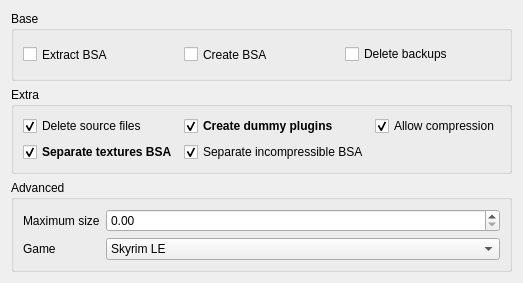
      <widget class="QWidget" name="bsaTab">
       <attribute name="title">
        <string>BSA</string>
       </attribute>
       <layout class="QVBoxLayout" name="verticalLayout_2">
        <item>
         <widget class="QGroupBox" name="bsaBaseGroupBox">
          <property name="sizePolicy">
           <sizepolicy hsizetype="Minimum" vsizetype="Fixed">
            <horstretch>0</horstretch>
            <verstretch>0</verstretch>
           </sizepolicy>
          </property>
          <property name="title">
           <string>Base</string>
          </property>
          <property name="checkable">
           <bool>false</bool>
          </property>
          <layout class="QGridLayout" name="gridLayout_5">
           <item row="0" column="2">
            <widget class="QCheckBox" name="bsaCreateCheckbox">
             <property name="sizePolicy">
              <sizepolicy hsizetype="Preferred" vsizetype="Expanding">
               <horstretch>0</horstretch>
               <verstretch>0</verstretch>
              </sizepolicy>
             </property>
             <property name="minimumSize">
              <size>
               <width>100</width>
               <height>29</height>
              </size>
             </property>
             <property name="cursor">
              <cursorShape>WhatsThisCursor</cursorShape>
             </property>
             <property name="toolTip">
              <string>&lt;html&gt;&lt;head/&gt;&lt;body&gt;&lt;p&gt;&lt;span&gt;Creates a new BSA, packing the existing loose files. &lt;/span&gt;&lt;span style=&quot; font-weight:600;&quot;&gt;Warning&lt;/span&gt;. If you enable this option, the process will be considerably slowed down.&lt;/p&gt;&lt;/body&gt;&lt;/html&gt;</string>
             </property>
             <property name="text">
              <string>Create BSA</string>
             </property>
            </widget>
           </item>
           <item row="0" column="0">
            <widget class="QCheckBox" name="bsaExtractCheckBox">
             <property name="sizePolicy">
              <sizepolicy hsizetype="Preferred" vsizetype="Expanding">
               <horstretch>0</horstretch>
               <verstretch>0</verstretch>
              </sizepolicy>
             </property>
             <property name="minimumSize">
              <size>
               <width>100</width>
               <height>29</height>
              </size>
             </property>
             <property name="cursor">
              <cursorShape>WhatsThisCursor</cursorShape>
             </property>
             <property name="toolTip">
              <string>&lt;html&gt;&lt;head/&gt;&lt;body&gt;&lt;p&gt;Extracts any BSAs present in the mod folder. &lt;span style=&quot; font-weight:600;&quot;&gt;Warning&lt;/span&gt;. If you enable this option, the process will be considerably slowed down.&lt;/p&gt;&lt;/body&gt;&lt;/html&gt;</string>
             </property>
             <property name="text">
              <string>Extract BSA</string>
             </property>
            </widget>
           </item>
           <item row="0" column="3">
            <widget class="QCheckBox" name="bsaDeleteBackupsCheckbox">
             <property name="sizePolicy">
              <sizepolicy hsizetype="Preferred" vsizetype="Fixed">
               <horstretch>0</horstretch>
               <verstretch>0</verstretch>
              </sizepolicy>
             </property>
             <property name="minimumSize">
              <size>
               <width>100</width>
               <height>0</height>
              </size>
             </property>
             <property name="cursor">
              <cursorShape>WhatsThisCursor</cursorShape>
             </property>
             <property name="toolTip">
              <string>&lt;html&gt;&lt;head/&gt;&lt;body&gt;&lt;p&gt;By default, a backup of existing bsa is created. Enabling this option will disable those backups.&lt;/p&gt;&lt;/body&gt;&lt;/html&gt;</string>
             </property>
             <property name="text">
              <string>Delete backups </string>
             </property>
            </widget>
           </item>
          </layout>
         </widget>
        </item>
        <item>
         <widget class="QGroupBox" name="groupBox_2">
          <property name="title">
           <string>Extra</string>
          </property>
          <layout class="QGridLayout" name="gridLayout_6">
           <item row="0" column="1">
            <widget class="QCheckBox" name="bsaDeleteSourceCheckbox">
             <property name="toolTip">
              <string>&lt;html&gt;&lt;head/&gt;&lt;body&gt;&lt;p&gt;Whether CAO will delete the files it packed into BSAs or leave them.&lt;/p&gt;&lt;/body&gt;&lt;/html&gt;</string>
             </property>
             <property name="text">
              <string>Delete source files</string>
             </property>
             <property name="checked">
              <bool>true</bool>
             </property>
            </widget>
           </item>
           <item row="0" column="2">
            <widget class="QCheckBox" name="bsaCreateDummiesCheckbox">
             <property name="font">
              <font>
               <bold>true</bold>
               <kerning>true</kerning>
              </font>
             </property>
             <property name="toolTip">
              <string>&lt;html&gt;&lt;head/&gt;&lt;body&gt;&lt;p&gt;Dummy plugins are almost always necessary. Disabling creation also removes existing Dummy Plugins whose bytes exactly match the selected game profile's canonical dummy content.&lt;/p&gt;&lt;/body&gt;&lt;/html&gt;</string>
             </property>
             <property name="text">
              <string>Create dummy plugins</string>
             </property>
             <property name="checked">
              <bool>true</bool>
             </property>
            </widget>
           </item>
           <item row="0" column="3">
            <widget class="QCheckBox" name="bsaCompressBsaCheckbox">
             <property name="toolTip">
              <string>&lt;html&gt;&lt;head/&gt;&lt;body&gt;&lt;p&gt;Compressed BSAs use less space on disk, but they might perform slightly worse in game&lt;/p&gt;&lt;/body&gt;&lt;/html&gt;</string>
             </property>
             <property name="text">
              <string>Allow compression</string>
             </property>
             <property name="checked">
              <bool>true</bool>
             </property>
            </widget>
           </item>
           <item row="1" column="1">
            <widget class="QCheckBox" name="bBsaCreateTexture">
             <property name="font">
              <font>
               <bold>true</bold>
               <kerning>true</kerning>
              </font>
             </property>
             <property name="toolTip">
              <string>&lt;html&gt;&lt;head/&gt;&lt;body&gt;&lt;p&gt;There are three types of BSAs CAO can create : incompressible, textures and standard. &lt;/p&gt;&lt;p&gt;If enabled, this option will always &lt;span style=&quot; font-weight:600;&quot;&gt;separate textures into their own BSAs&lt;/span&gt;. Otherwise, they will be merged into the standard one if possible.&lt;/p&gt;&lt;/body&gt;&lt;/html&gt;</string>
             </property>
             <property name="text">
              <string>Separate textures BSA</string>
             </property>
             <property name="checked">
              <bool>true</bool>
             </property>
            </widget>
           </item>
           <item row="1" column="2">
            <widget class="QCheckBox" name="bBsaCreateIncompressible">
             <property name="toolTip">
              <string>&lt;html&gt;&lt;head/&gt;&lt;body&gt;&lt;p&gt;There are three types of BSAs CAO can create : incompressible, textures and standard. &lt;/p&gt;&lt;p&gt;If enabled, this option will always &lt;span style=&quot; font-weight:600;&quot;&gt;separate incompressible files into their own BSAs&lt;/span&gt;. Otherwise, they will be merged into the standard one if possible.&lt;/p&gt;&lt;/body&gt;&lt;/html&gt;</string>
             </property>
             <property name="text">
              <string>Separate incompressible BSA</string>
             </property>
             <property name="checked">
              <bool>true</bool>
             </property>
            </widget>
           </item>
          </layout>
         </widget>
        </item>
        <item>
         <widget class="QGroupBox" name="bsaAdvancedGroupBox">
          <property name="enabled">
           <bool>true</bool>
          </property>
          <property name="title">
           <string>Advanced</string>
          </property>
          <layout class="QFormLayout" name="formLayout">
           <item row="0" column="0">
            <widget class="QLabel" name="label_5">
             <property name="cursor">
              <cursorShape>WhatsThisCursor</cursorShape>
             </property>
             <property name="toolTip">
              <string>&lt;html&gt;&lt;head/&gt;&lt;body&gt;&lt;p&gt;The maximum uncompressed size of the files in GB. Increasing it will increase the number of files stored per BSA, but you might reach the hard limit of BSA size, causing the game to crash.&lt;/p&gt;&lt;/body&gt;&lt;/html&gt;</string>
             </property>
             <property name="text">
              <string>Maximum size</string>
             </property>
             <property name="buddy">
              <cstring>bsaMaximumSize</cstring>
             </property>
            </widget>
           </item>
           <item row="0" column="1">
            <widget class="QDoubleSpinBox" name="bsaMaximumSize"/>
           </item>
           <item row="1" column="0">
            <widget class="QLabel" name="label">
             <property name="text">
              <string>Game</string>
             </property>
            </widget>
           </item>
           <item row="1" column="1">
            <widget class="QComboBox" name="bsaGame">
             <item>
              <property name="text">
               <string>Skyrim LE</string>
              </property>
             </item>
             <item>
              <property name="text">
               <string>SSE</string>
              </property>
             </item>
             <item>
              <property name="text">
               <string>FO4</string>
              </property>
             </item>
            </widget>
           </item>
          </layout>
         </widget>
        </item>
       </layout>
      </widget>
